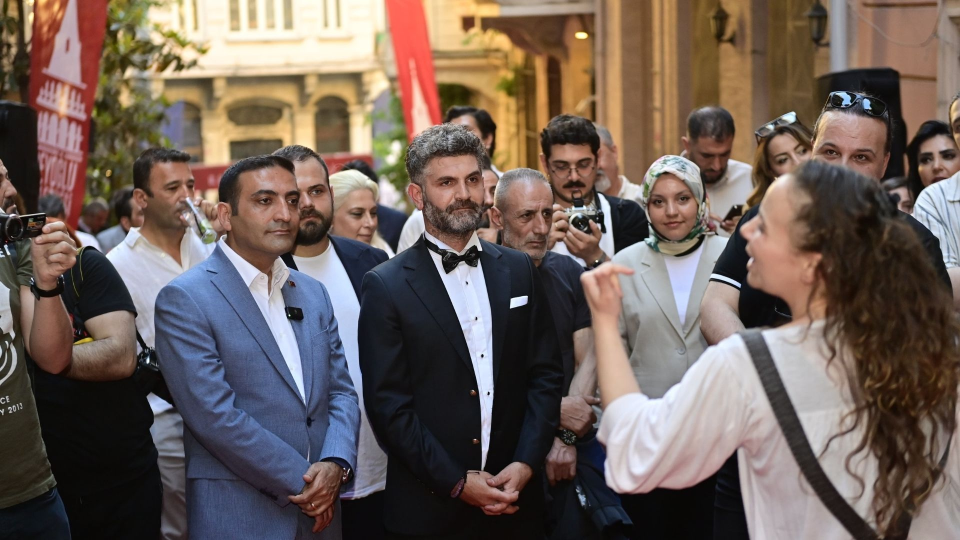
#> input picture yüztanima/123.jpg, 1920 x 1080 px (shown at 1/2 size)
$ python -i 'yüz_tanıma.py'   (imports and definitions only)
#> lines starting #> are read from the running program, lines starting #| are printed output that depends on the picture; after the words box and inside, x2 and y2 are one past the last pixel; in counts of white or black regions, pixels touching at a corner belong together
import cv2
import tkinter as tk
from tkinter import filedialog
from PIL import Image, ImageTk

def open_file():
    file_path = filedialog.askopenfilename()
#> the answer given: 123.jpg
    if file_path:
        img = cv2.imread(file_path)
#> img is the input picture: shape (1080, 1920, 3); mean B, G, R 89.3, 96.3, 110.8
        if img is None:
            print(f"Dosya açılamadı: {file_path}")
            return
        gray = cv2.cvtColor(img, cv2.COLOR_BGR2GRAY)
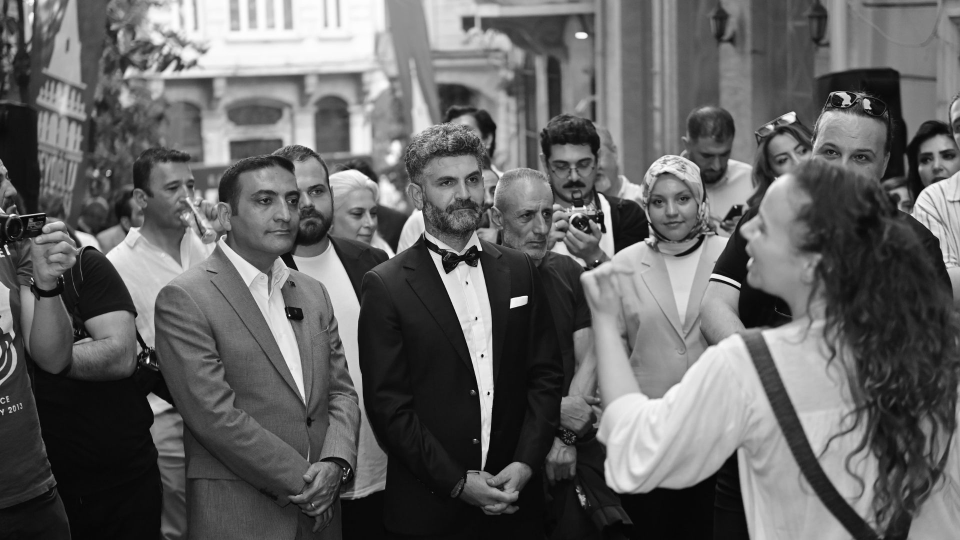
#> gray: shape (1080, 1920) (shown at 1/2 size); min 0, max 254, mean 99.8
        faces = face_cascade.detectMultiScale(gray, scaleFactor=1.30, minNeighbors=5, minSize=(30, 30))
#> faces = [[1392, 288, 69, 69], [1085, 283, 125, 125], [846, 306, 152, 152], [1285, 356, 120, 120], [471, 340, 155, 155]]

        for (x, y, w, h) in faces:
            cv2.rectangle(img, (x, y), (x + w, y + h), (255, 0, 0), 2)
            cv2.putText(img, "insan", (x, y + h + 20), cv2.FONT_HERSHEY_SIMPLEX, 0.7, (255, 0, 0), 2)
#> this loop made 5 passes
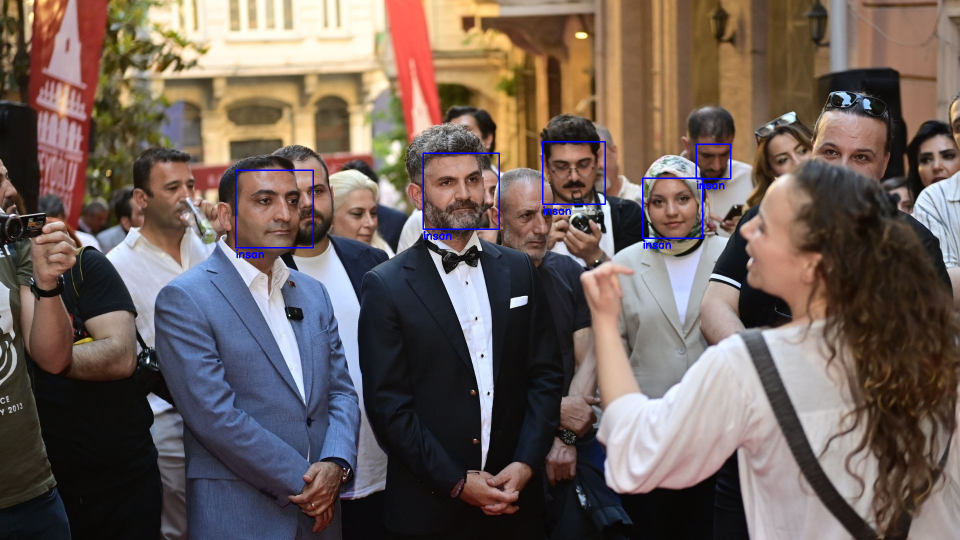
#> img: shape (1080, 1920, 3) (shown at 1/2 size); 0.45% of pixels changed, all inside (x1, y1, x2, y2) = (470, 282, 1463, 517)

        img = cv2.cvtColor(img, cv2.COLOR_BGR2RGB)
        img = Image.fromarray(img)
        img = img.resize((600, 400), Image.LANCZOS)
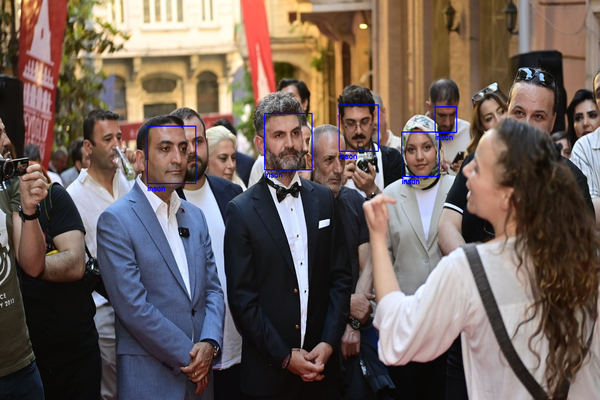
#> img: PIL image 600x400 RGB; mean R, G, B 110.3, 95.9, 90
        img = ImageTk.PhotoImage(img)
#> (the run stopped early here; a loop or call above may not have finished)
